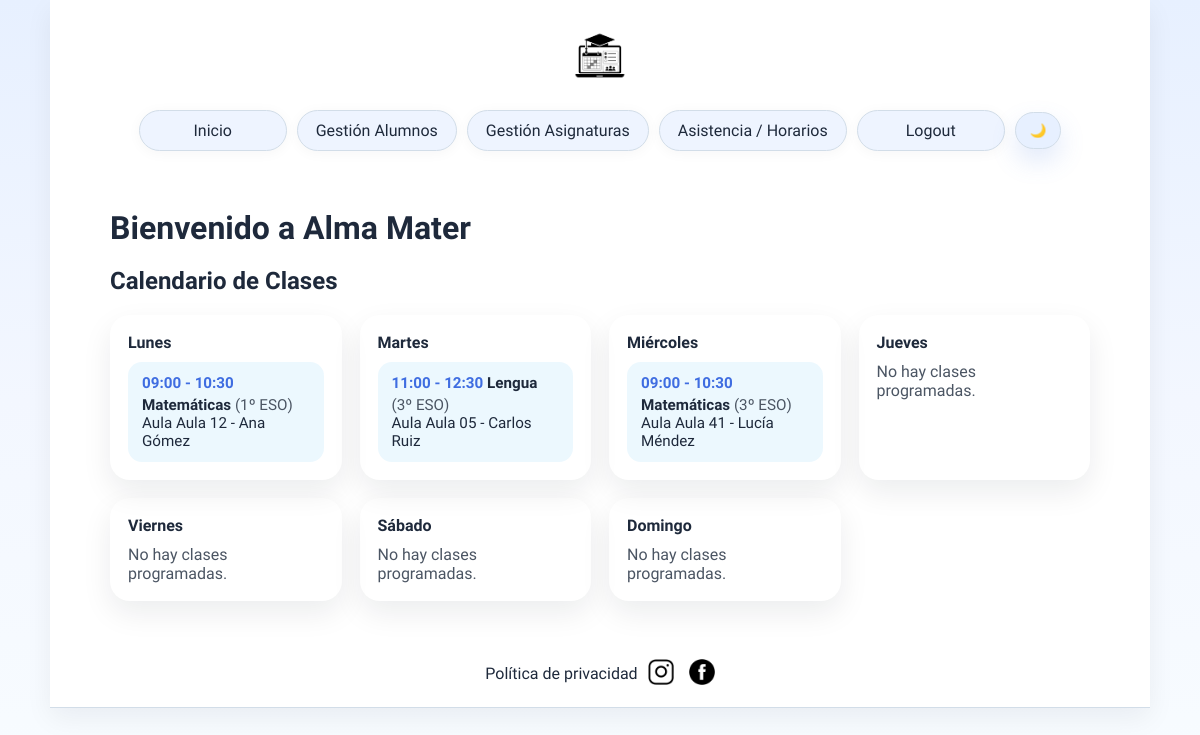
Screenshot of /calendarioClases.php (signed in) with the database file from the repository.
### tables this page shows
CREATE TABLE IF NOT EXISTS Horario (
    id INT(5) UNSIGNED PRIMARY KEY AUTO_INCREMENT,
    idAsignatura INT(5) UNSIGNED NOT NULL,
    diaSemana VARCHAR(20) NOT NULL,
    horaInicio TIME NOT NULL,
    horaFin TIME NOT NULL,
    aula VARCHAR(50) NOT NULL,
    profesor VARCHAR(255) DEFAULT NULL,
    FOREIGN KEY (idAsignatura) REFERENCES Asignatura(id) ON DELETE CASCADE
);

CREATE TABLE `Asignatura` (
  `id` int(5) UNSIGNED NOT NULL,
  `nombre` varchar(255) NOT NULL,
  `curso` varchar(255) NOT NULL
);

### models/mysqlConnect.php (called while the page is built, shortened)
<?php
    class mysqlConn{
        private $msqli;
        public function __construct(){
            $this->server = getenv('DB_HOST') !== false ? getenv('DB_HOST') : 'localhost';
            $this->user = getenv('DB_USER') !== false ? getenv('DB_USER') : 'root';
            $this->password = getenv('DB_PASSWORD') !== false ? getenv('DB_PASSWORD') : '';
            $this->database = getenv('DB_NAME') !== false ? getenv('DB_NAME') : 'almamater';
            $this->msqli = new mysqli($this->server, $this->user, $this->password, $this->database);
            $this->msqli->set_charset("utf8");
    }
    public function realizarConsultaSQL($consulta){
        $result = $this->msqli->query($consulta);
        return $result;
    }
}
?>

### controllers/HorarioController.php (called while the page is built, shortened)
<?php
require_once(__DIR__ . "/../models/mysqlConnect.php");
class HorarioController {
    private $conexion;
    public function __construct() {
        $this->conexion = new mysqlConn();
    }
    public function getHorarioSemanal() {
        $order = "FIELD(diaSemana, 'Lunes', 'Martes', 'Miércoles', 'Jueves', 'Viernes', 'Sábado', 'Domingo')";
        $sql = "SELECT h.id, h.diaSemana, h.horaInicio, h.horaFin, h.aula, h.profesor, a.nombre AS asignatura, a.curso " .
               "FROM Horario h " .
               "JOIN Asignatura a ON h.idAsignatura = a.id " .
               "ORDER BY $order, h.horaInicio";
        return $this->conexion->realizarConsultaSQL($sql);
    }
}
?>

### calendarioClases.php (the view)
<?php require_once("views/cabecera.php"); ?>
<?php require_once("controllers/HorarioController.php"); ?>
<?php
$horarioController = new HorarioController();
$horario = $horarioController->getHorarioSemanal();
$semanal = [
    'Lunes' => [],
    'Martes' => [],
    'Miércoles' => [],
    'Jueves' => [],
    'Viernes' => [],
    'Sábado' => [],
    'Domingo' => []
];
if ($horario && $horario->num_rows > 0) {
    while ($fila = $horario->fetch_assoc()) {
        $semanal[$fila['diaSemana']][] = $fila;
    }
}
?>
<div id="contenido">
    <h1>Bienvenido a Alma Mater</h1>
    <h2>Calendario de Clases</h2>
    <div id="calendarioSemana">
        <?php foreach ($semanal as $dia => $clases): ?>
            <section class="diaSemana">
                <h3><?php echo $dia; ?></h3>
                <?php if (count($clases) > 0): ?>
                    <ul>
                        <?php foreach ($clases as $clase): ?>
                            <li>
                                <span class="hora"><?php echo htmlspecialchars(substr($clase['horaInicio'], 0, 5)); ?> - <?php echo htmlspecialchars(substr($clase['horaFin'], 0, 5)); ?></span>
                                <strong><?php echo htmlspecialchars($clase['asignatura']); ?></strong>
                                <span class="curso">(<?php echo htmlspecialchars($clase['curso']); ?>)</span>
                                <br>
                                Aula <?php echo htmlspecialchars($clase['aula']); ?>
                                <?php if (!empty($clase['profesor'])): ?>
                                    - <?php echo htmlspecialchars($clase['profesor']); ?>
                                <?php endif; ?>
                            </li>
                        <?php endforeach; ?>
                    </ul>
                <?php else: ?>
                    <p class="sinClases">No hay clases programadas.</p>
                <?php endif; ?>
            </section>
        <?php endforeach; ?>
    </div>
</div>
<?php require_once("views/pieDePagina.php"); ?>
</body>
</html>

### academia.css (style rules this page uses)
:root { --page-bg: linear-gradient(180deg, #e7f0ff 0%, #f3f7ff 50%, #f8fcff 100%); --text-color: #1e293b; --muted-color: #4b5563; --card-bg: #ffffff; --card-text: #0f172a; --border-color: #d2dde8; --input-bg: #f8fbff; --input-border: #cbd7e8; --input-text: #1e293b; --link-color: #1e293b; --link-hover: #3f6de1; --primary-color: #5b86e5; --primary-contrast: #ffffff; --success-color: #22c55e; --danger-color: #ef4444; --hover-bg: #e7f0ff; --table-row-bg: #f6fbff; --table-header-bg: #eef4ff; --shadow: 0 18px 40px rgba(15, 23, 42, 0.08); --shadow-soft: 0 10px 26px rgba(15, 23, 42, 0.06); --hero-bg: #eef4ff; }
body { min-height: 100vh; margin: 0; font-family: 'Actor', Arial, sans-serif; color: var(--text-color); background: var(--page-bg); transition: background 0.3s ease, color 0.3s ease; }
#cabecera, #contenido, #piePagina { max-width: 1100px; margin: 0 auto; padding: 0 20px; }
#contenido { clear: both; margin: 20px auto 40px; color: var(--text-color); width: 100%; max-width: 980px; }
h1 { margin: 10px 0 6px 0; font-size: clamp(2rem, 2.4vw, 3rem); }
h3 { margin: 8px 0 10px 0; color: var(--muted-color); }
#calendarioSemana { display: grid; grid-template-columns: repeat(4, minmax(200px, 1fr)); gap: 18px; margin-top: 20px; }
.diaSemana { background: var(--container-bg); border-radius: 20px; padding: 18px; box-shadow: 0 12px 30px rgba(15, 23, 42, 0.08); }
.diaSemana h3 { margin-top: 0; font-size: 1rem; color: var(--text-color); }
.diaSemana ul { list-style: none; padding: 0; margin: 0; display: grid; gap: 12px; }
.diaSemana li { padding: 12px 14px; border-radius: 14px; background: rgba(14, 165, 233, 0.08); color: var(--text-color); font-size: 0.95rem; }
.diaSemana .hora { display: inline-block; margin-bottom: 4px; color: var(--link-hover); font-weight: 700; }
.diaSemana .curso { color: var(--muted-color); }
.sinClases { color: var(--muted-color); margin: 0; }

### rows the page displays
horario: horaInicio "09:00", horaFin "10:30", idAsignatura.nombre "Matemáticas", idAsignatura.curso "1º ESO", aula "Aula 12", profesor "Ana Gómez"
horario: horaInicio "11:00", horaFin "12:30", idAsignatura.nombre "Lengua", idAsignatura.curso "3º ESO", aula "Aula 05", profesor "Carlos Ruiz"
horario: horaInicio "09:00", horaFin "10:30", idAsignatura.nombre "Matemáticas", idAsignatura.curso "3º ESO", aula "Aula 41", profesor "Lucía Méndez"

### other values shown
$dia "Lunes"
$dia "Martes"
$dia "Miércoles"
$dia "Jueves"
$dia "Viernes"
$dia "Sábado"
$dia "Domingo"
